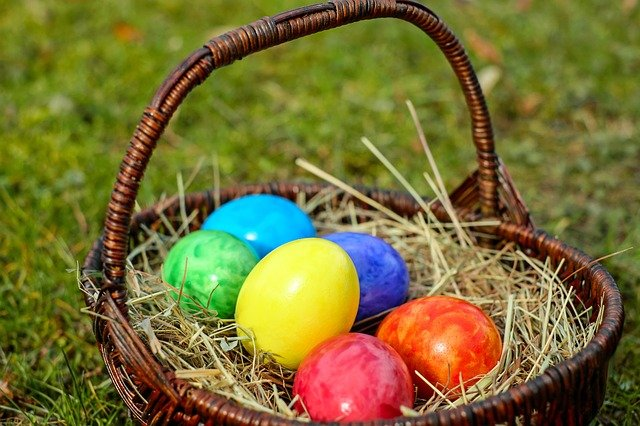
#> input picture MachineLearning/fruits.jpg, 640 x 426 px
$ jupyter execute '240123_gray picture.ipynb'
#> lines starting #> are read from the running program, lines starting #| are printed output that depends on the picture
[cell 1]
import numpy as np
from PIL import Image
import matplotlib.pyplot as plt

color_img = Image.open('fruits.jpg')
#> color_img is the input picture: PIL image 640x426 RGB; mean R, G, B 119, 110.8, 51.7
plt.imshow(color_img) # 객체를 읽기만 함
plt.show() # 객체를 출력함.

[cell 2]
#사진을 오픈할 때 특정 색으로 설정하기
color_img = Image.open('fruits.jpg').convert('L')
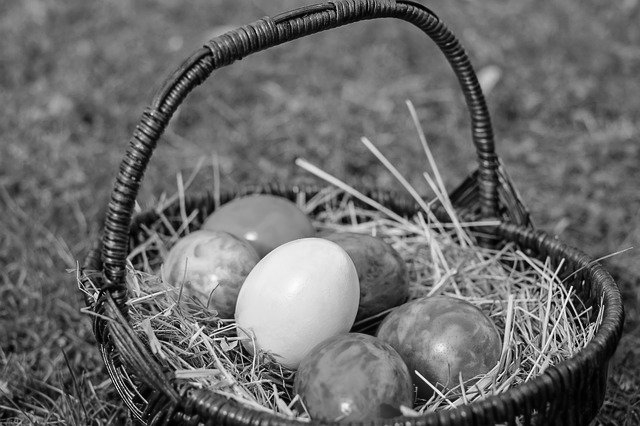
#> color_img: PIL image 640x426 L; min 0, max 253, mean 106.5
plt.imshow(color_img)
plt.show()
color_pixel = np.array(color_img)
print(color_pixel.shape)
#| (426, 640)

Opening picture with one color, It doesn't have 'RGB' called 3 channel.

[cell 3]
color_img = Image.open('fruits.jpg')
color_pixel = np.array(color_img)
plt.imshow(color_pixel)
plt.show()
print(color_pixel.shape)
#| (426, 640, 3)

This picture has 426 rows, 640 column and 3 channels like R, G, B.
※.jpg has 3 channels
  .png has 4 channels.

[cell 4]
gray_pixel = color_pixel
#gray_pixel = color_pixel.copy()
for y in range(gray_pixel.shape[0]): #row
    for x in range(gray_pixel.shape[1]):#column
        gray_pixel[y, x] = np.mean(gray_pixel[y, x])
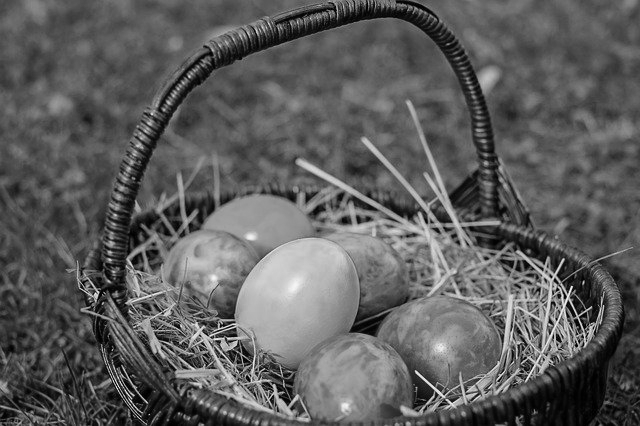
#> gray_pixel: shape (426, 640, 3); min 0, max 249, mean 93.5

plt.imshow(gray_pixel)
plt.show()
plt.imshow(color_pixel)
plt.show()

it has problem. 'color_pixel' shows picture with gray color.
because 'color_pixel' reference with 'gray_pixel'.
'gray_pixel = color_pixel' means shallow copy.
So, you have to deep copy and change the word like 'gray_pixel = color_pixel.copy()'

[cell 5]
#흑백 이미지를 2차원표현
gray_2D_pixel = gray_pixel[:, :, 0] # x값 전체, y값 전체, RGB 중 R 값만 가져옴
print(gray_2D_pixel.shape)
#| (426, 640)
plt.imshow(gray_2D_pixel)
plt.show()
